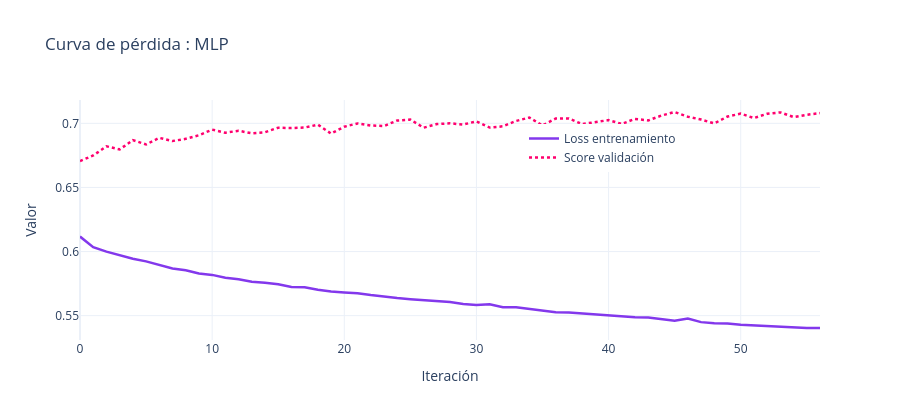

This figure's notebook cell:
### Code cell
# -- Curva de pérdida del entrenamiento ----------------------------------------------
fig_loss = go.Figure()
fig_loss.add_trace(go.Scatter(
    y=mlp.loss_curve_,
    mode='lines',
    name='Loss entrenamiento',
    line=dict(color='#8338EC', width=2.5)
))
fig_loss.add_trace(go.Scatter(
    y=mlp.validation_scores_,
    mode='lines',
    name='Score validación',
    line=dict(color='#FF006E', width=2.5, dash='dot')
))
fig_loss.update_layout(
    title='Curva de pérdida : MLP',
    xaxis_title='Iteración',
    yaxis_title='Valor',
    height=420,
    template='plotly_white',
    legend=dict(x=0.6, y=0.9)
)
fig_loss.show()

### Figure 1 — Plotly figure (JSON) as saved in the notebook; plotly's stock layout.template omitted (floating-point values rounded to 4 significant figures)
{"data": [{"line": {"color": "#8338EC", "width": 2.5}, "mode": "lines", "name": "Loss entrenamiento", "type": "scatter", "y": [0.6117, 0.6034, 0.5999, 0.5971, 0.5944, 0.5923, 0.5897, 0.5868, 0.5853, 0.5828, 0.5818, 0.5795, 0.5784, 0.5764, 0.5757, 0.5745, 0.5724, 0.5722, 0.5701, 0.5688, 0.5681, 0.5675, 0.5661, 0.5647, 0.5638, 0.5628, 0.5621, 0.5609, 0.5606, 0.5591, 0.5584, 0.5588, 0.5566, 0.5565, 0.555, 0.5542, 0.5526, 0.5524, 0.5517, 0.5507, 0.55, 0.5491, 0.5488, 0.5486, 0.5474, 0.546, 0.5477, 0.5449, 0.544, 0.5438, 0.5429, 0.5424, 0.5417, 0.5414, 0.5405, 0.5404, 0.5404]}, {"line": {"color": "#FF006E", "dash": "dot", "width": 2.5}, "mode": "lines", "name": "Score validación", "type": "scatter", "y": [0.6706, 0.6749, 0.6821, 0.6797, 0.687, 0.6835, 0.6887, 0.6862, 0.6879, 0.6907, 0.6951, 0.6927, 0.6943, 0.6922, 0.6931, 0.6966, 0.6963, 0.6967, 0.699, 0.692, 0.6974, 0.7, 0.6983, 0.6979, 0.7022, 0.703, 0.6966, 0.6994, 0.7001, 0.6991, 0.7016, 0.6967, 0.6977, 0.7019, 0.7046, 0.6983, 0.7038, 0.7038, 0.6994, 0.7007, 0.7025, 0.6995, 0.7035, 0.7023, 0.7061, 0.7089, 0.7052, 0.703, 0.7, 0.7053, 0.7076, 0.7041, 0.7075, 0.7085, 0.7049, 0.7067, 0.708]}], "layout": {"height": 420, "legend": {"x": 0.6, "y": 0.9}, "title": {"text": "Curva de pérdida : MLP"}, "xaxis": {"title": {"text": "Iteración"}}, "yaxis": {"title": {"text": "Valor"}}}}
